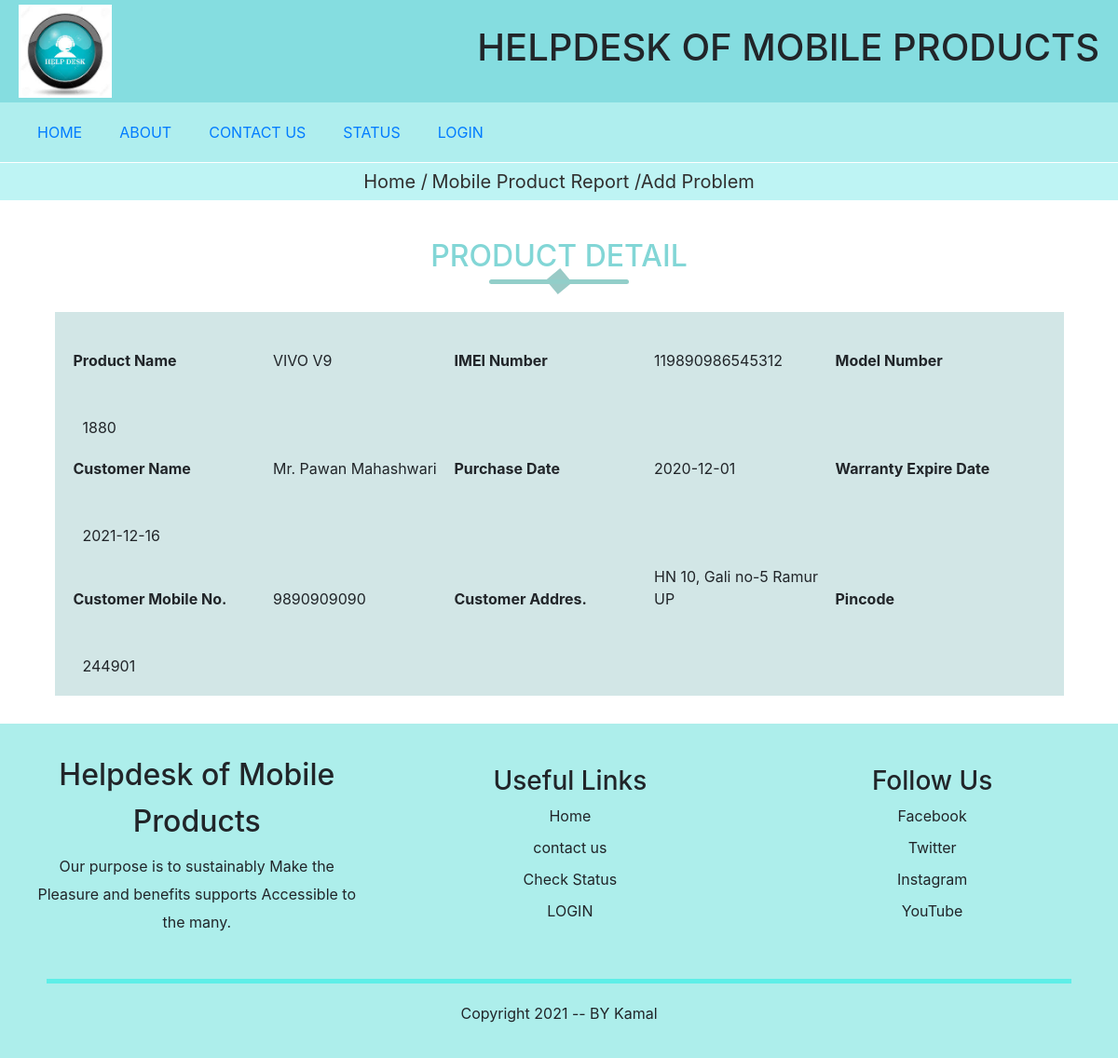
The app's page /product_detail.php?product_id=1 with its own data.
### tables this page shows
CREATE TABLE `product` (
  `product_id` int(11) NOT NULL,
  `customer_id` int(11) NOT NULL,
  `imei_no` varchar(20) NOT NULL,
  `product_name` varchar(30) NOT NULL,
  `model_no` int(10) NOT NULL,
  `date_of_purchase` date NOT NULL,
  `expire_date` date NOT NULL,
  `status_of_product` int(11) NOT NULL
);

CREATE TABLE `customer` (
  `customer_id` int(11) NOT NULL,
  `title` varchar(10) NOT NULL,
  `first_name` varchar(20) NOT NULL,
  `last_name` varchar(20) NOT NULL,
  `phone_number` varchar(20) NOT NULL,
  `street` varchar(30) NOT NULL,
  `city` varchar(20) NOT NULL,
  `state` varchar(20) NOT NULL,
  `pincode` int(10) NOT NULL
);

### function_inc.php (called while the page is built, shortened)
<?php
function get_safe_value($con,$str){
    if($str!=''){
        $str=trim($str);
        return mysqli_real_escape_string($con,$str);
    }
}
?>

### product_detail.php (the view, shortened to what this page needs)
<?php
        require('header.php');
        if(isset($_GET['product_id']) && $_GET['product_id']!=''){
          $product_id=get_safe_value($con,$_GET['product_id']);
          $sql="select product.*, customer.* from product,customer where product.customer_id=customer.customer_id and product.product_id='$product_id'";
          $res=mysqli_query($con,$sql);
          $count=mysqli_num_rows($res);
          if($count>0){
            $row=mysqli_fetch_assoc($res);
            $product_name=$row['product_name'];
            $imei_no=$row['imei_no'];
            $model_no=$row['model_no'];
            $date_of_purchase=$row['date_of_purchase'];
            $expire_date=$row['expire_date'];
            $customer_name= $row['title'] ." ".$row['first_name']." " . $row['last_name'];
            $customer_mobile=$row['phone_number'];
            $address=$row['street']." ".$row['city']." ".$row['state'];
            $pincode=$row['pincode'];
          }else{
              header('location:home.php');
              die();
          }
      }
?>
  <div class="path">
          <span>
            <a href="home.php">Home /</a>  <a href="mobile_product.php">Mobile Product Report /</a><a href="#">Add Problem </a>
          </span>
    </div>
   <div class="login add_prob" >
     <h2 class="title"> PRODUCT DETAIL</h2>
     <div class="product_detail problem_form">
        <label for="">Product Name</label>
        <span name='name'><?php echo $product_name;?></span>
        <label for="">IMEI Number</label>
        <span n><?php echo $imei_no;?></span>
        <label for="">Model Number</label>
        <span><?php echo $model_no;?></span>
        <br>
        <label for="">Customer Name</label>
        <span><?php echo $customer_name; ?></span>
        <label for="">Purchase Date</label>
        <span><?php echo $date_of_purchase;?></span>
        <label for="">Warranty Expire Date</label>
        <span><?php echo $expire_date;?></span>
        <br>
        <label for="">Customer Mobile No.</label>
        <span><?php echo $customer_mobile;?></span>
        <label for="">Customer Addres.</label>
        <span><?php echo $address;?></span>
        <label for="">Pincode</label>
        <span><?php echo $pincode;?></span>
        </div>
  </div>
<?php
    require('footer.php');
?>

### style/style.css (style rules this page uses)
* { margin: 0; padding: 0; box-sizing: border-box; }
body { font-family: 'Poppins', sans-serif; }
.title { text-align: center; margin: 0 auto 30px; line-height: 60px; color: rgb(130, 214, 214); position: relative; }
.title::after { content: ''; background:rgb(146, 206, 201); width: 150px; height: 5px; border-radius: 5px; position: absolute; bottom: 0; left: 50%; transform: translateX(-50%); }
.title::before { content: ''; background:rgb(153, 202, 198); top: 47px; width: 20px; height: 20px; position: absolute; bottom: 0; left: 50%; transform: translateX(-50%) rotate(50deg); }
.path { width: 100%; height: 40px; background-color: rgba(173, 241, 241, 0.787); }
.path span { text-align: center; display: block; line-height: 40px; }
.path span a { text-decoration: none; font-size: 20px; font-weight: 900px; text-align: center; color: rgb(48, 47, 47); }
.login { margin: 30px; }
.problem_form { width: 95%; margin: auto; background-color: rgb(201, 246, 243); padding: 20px; }
.problem_form label { font-weight: 700; padding: 20px 0; width: 200px; }
.problem_form span { display: inline-block; padding: 20px 10px 0; width: 200px; }
.product_detail { padding: 20px; width: 95%; background-color: rgb(210, 230, 230) !important; }

### records on screen
product: product_name "VIVO V9", imei_no "119890986545312", model_no "1880", customer.last_name "Mr. Pawan Mahashwari", date_of_purchase "2020-12-01", expire_date "2021-12-16", customer.phone_number "9890909090", customer.state "HN 10, Gali no-5 Ramur UP", customer.pincode "244901"
